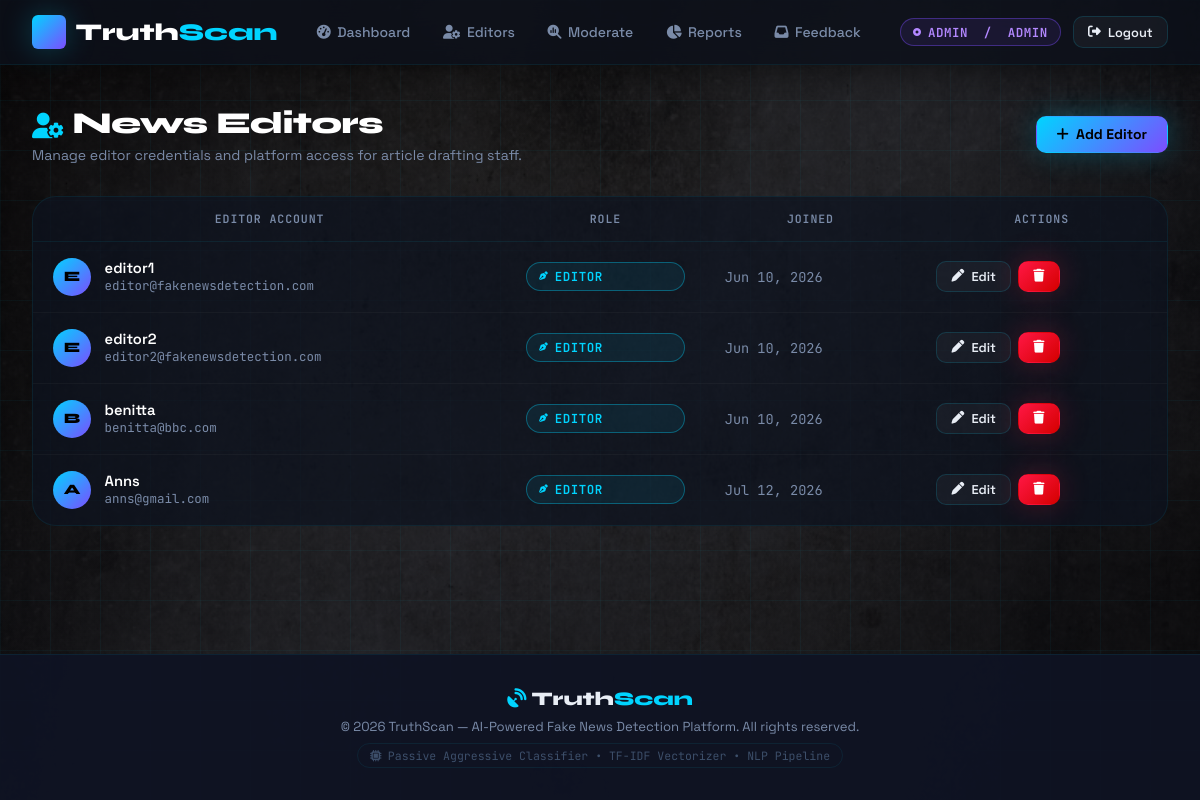
/admin-dashboard/editors/ (signed in), run on the app's committed database.
### detection/models.py (models this page shows, shortened)
class User(AbstractUser):
    ROLE_CHOICES = (
        ('admin', 'Admin'),
        ('editor', 'News Editor'),
        ('user', 'Regular User'),
    )
    role = models.CharField(max_length=10, choices=ROLE_CHOICES, default='user')

### detection/views.py (the view)
        @login_required
        def _wrapped_view(request, *args, **kwargs):
            if request.user.role in allowed_roles or request.user.is_superuser:
                return view_func(request, *args, **kwargs)
            else:
                raise PermissionDenied("You do not have permission to access this page.")

### detection/views.py (called while the page is built)
def role_required(allowed_roles):
    def decorator(view_func):
        @login_required
        def _wrapped_view(request, *args, **kwargs):
            if request.user.role in allowed_roles or request.user.is_superuser:
                return view_func(request, *args, **kwargs)
            else:
                raise PermissionDenied("You do not have permission to access this page.")
        return _wrapped_view
    return decorator

@role_required(['admin'])
def manage_editors(request):
    editors = User.objects.filter(role='editor')
    return render(request, 'admin/editors.html', {'editors': editors})

### detection/templates/admin/editors.html (shortened to what this page needs)
{% extends 'base.html' %}
{% block content %}
<div class="page-toolbar">
    <div>
        <h1 class="page-title">
            <i class="fa-solid fa-user-gear" style="color: var(--accent-scan); font-size: 1.6rem; vertical-align: middle;"></i>
            News Editors
        </h1>
        <p class="page-subtitle">Manage editor credentials and platform access for article drafting staff.</p>
    </div>
    <a href="{% url 'add_editor' %}" class="btn btn-primary" id="btn-add-editor">
        <i class="fa-solid fa-plus"></i> Add Editor
    </a>
</div>
<div class="table-card">
    {% if editors %}
        <table class="data-table" id="editors-table">
            <thead>
                <tr>
                    <th>Editor Account</th>
                    <th>Role</th>
                    <th>Joined</th>
                    <th>Actions</th>
                </tr>
            </thead>
            <tbody>
                {% for editor in editors %}
                <tr>
                    <td>
                        <div class="user-cell">
                            <div class="avatar">{{ editor.username|slice:":1"|upper }}</div>
                            <div class="user-meta">
                                <span class="user-name">{{ editor.username }}</span>
                                <span class="user-email">{{ editor.email }}</span>
                            </div>
                        </div>
                    </td>
                    <td>
                        <span class="role-tag role-editor">
                            <i class="fa-solid fa-pen-nib" style="font-size: 0.55rem;"></i> Editor
                        </span>
                    </td>
                    <td>
                        <span style="font-size: 0.85rem; color: var(--text-secondary); font-family: var(--font-mono);">
                            {{ editor.date_joined|date:"M d, Y" }}
                        </span>
                    </td>
                    <td>
                        <div class="actions-cell">
                            <a href="{% url 'edit_editor' editor.pk %}"
                               class="btn btn-secondary btn-sm"
                               id="btn-edit-editor-{{ editor.pk }}">
                                <i class="fa-solid fa-pen"></i> Edit
                            </a>
                            <a href="{% url 'delete_editor' editor.pk %}"
                               class="btn btn-danger btn-sm"
                               id="btn-delete-editor-{{ editor.pk }}"
                               onclick="return confirm('Delete editor account: {{ editor.username }}? This cannot be undone.');">
                                <i class="fa-solid fa-trash"></i>
                            </a>
                        </div>
                    </td>
                </tr>
                {% endfor %}
            </tbody>
        </table>
    {% endif %}
</div>
{% endblock %}

### detection/templates/base.html (shortened to what this page needs)
{% load static %}
<!DOCTYPE html>
<html lang="en">
<head>
    <link rel="stylesheet" href="https://cdnjs.cloudflare.com/ajax/libs/font-awesome/6.4.0/css/all.min.css">
</head>
<body>
    <header>
        <div class="nav-container">
            <a href="{% url 'index' %}" class="logo" id="nav-logo">
                <div class="logo-icon"></div>
                <div class="logo-text">Truth<span>Scan</span></div>
            </a>
            <ul class="nav-menu">
                {% if user.is_authenticated %}
                    {% if user.role == 'admin' or user.is_superuser %}
                        <li class="nav-item"><a href="{% url 'admin_dashboard' %}" id="nav-dashboard"><i class="fa-solid fa-gauge-high"></i> Dashboard</a></li>
                        <li class="nav-item"><a href="{% url 'manage_editors' %}" id="nav-editors"><i class="fa-solid fa-user-gear"></i> Editors</a></li>
                        <li class="nav-item"><a href="{% url 'monitor_articles' %}" id="nav-moderate"><i class="fa-solid fa-magnifying-glass-chart"></i> Moderate</a></li>
                        <li class="nav-item"><a href="{% url 'view_reports' %}" id="nav-reports"><i class="fa-solid fa-chart-pie"></i> Reports</a></li>
                        <li class="nav-item"><a href="{% url 'view_feedback' %}" id="nav-feedback"><i class="fa-solid fa-inbox"></i> Feedback</a></li>
                    {% elif user.role == 'editor' %}
                        <li class="nav-item"><a href="{% url 'editor_dashboard' %}" id="nav-editor-dash"><i class="fa-solid fa-gauge-high"></i> Dashboard</a></li>
                        <li class="nav-item"><a href="{% url 'add_article' %}" id="nav-write"><i class="fa-solid fa-pen-nib"></i> Write Article</a></li>
                    {% else %}
                        <li class="nav-item"><a href="{% url 'user_dashboard' %}" id="nav-feed"><i class="fa-solid fa-newspaper"></i> News Feed</a></li>
                        <li class="nav-item"><a href="{% url 'add_feedback' %}" id="nav-feedback-user"><i class="fa-regular fa-paper-plane"></i> Feedback</a></li>
                    {% endif %}
                {% else %}
                    <li class="nav-item"><a href="{% url 'index' %}" id="nav-home">Home</a></li>
                {% endif %}
            </ul>
            <div class="nav-actions">
                {% if user.is_authenticated %}
                    <span class="role-tag role-{{ user.role }}" id="user-role-badge">
                        <i class="fa-solid fa-circle-dot" style="font-size:0.5rem; animation: blink 2s infinite;"></i>
                        {{ user.username }}
                        &nbsp;/&nbsp;
                        {{ user.role|upper }}
                    </span>
                    <a href="{% url 'logout' %}" class="btn btn-secondary btn-sm" id="btn-logout">
                        <i class="fa-solid fa-right-from-bracket"></i>
                        <span class="hide-mobile">Logout</span>
                    </a>
                {% endif %}
            </div>
        </div>
    </header>
    <main>
        {% block content %}{% endblock %}
    </main>
    <footer>
        <div class="footer-logo"><i class="fa-solid fa-satellite-dish" style="color: var(--accent-scan);"></i> Truth<span>Scan</span></div>
        <p>&copy; 2026 TruthScan — AI-Powered Fake News Detection Platform. All rights reserved.</p>
        <div class="footer-tag">
            <i class="fa-solid fa-microchip"></i>
            Passive Aggressive Classifier &bull; TF-IDF Vectorizer &bull; NLP Pipeline
        </div>
    </footer>
</body>
</html>

### data on the page
User: username "ADMIN", role "ADMIN"
User: username "E", username "editor1", email "editor@fakenewsdetection.com", date_joined "Jun 10, 2026"
User: username "E", username "editor2", email "editor2@fakenewsdetection.com", date_joined "Jun 10, 2026"
User: username "B", username "benitta", email "benitta@bbc.com", date_joined "Jun 10, 2026"
User: username "A", username "Anns", email "anns@gmail.com", date_joined "Jul 12, 2026"
